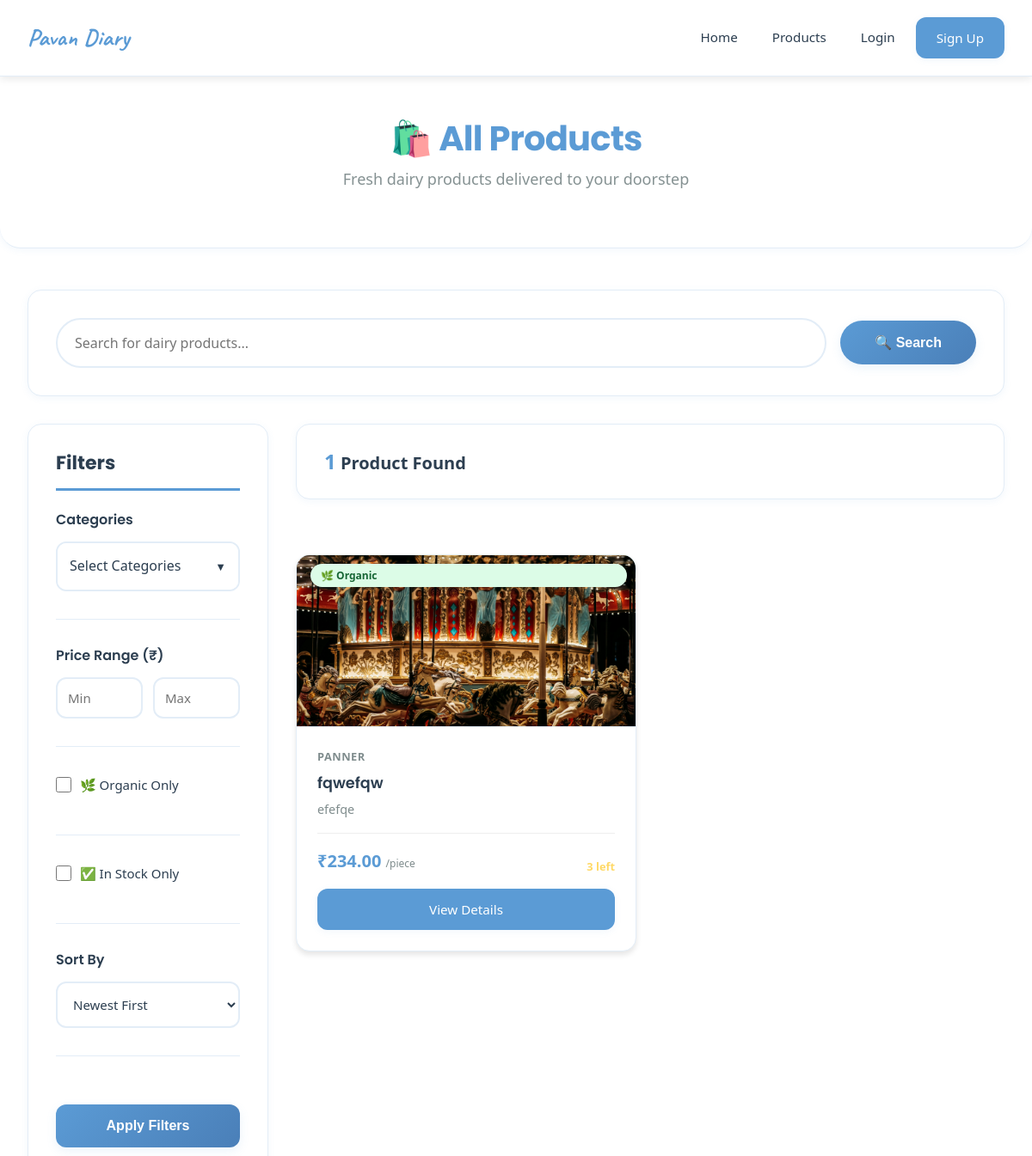
/products/ (upper part), run on an earlier commit of the app's database.
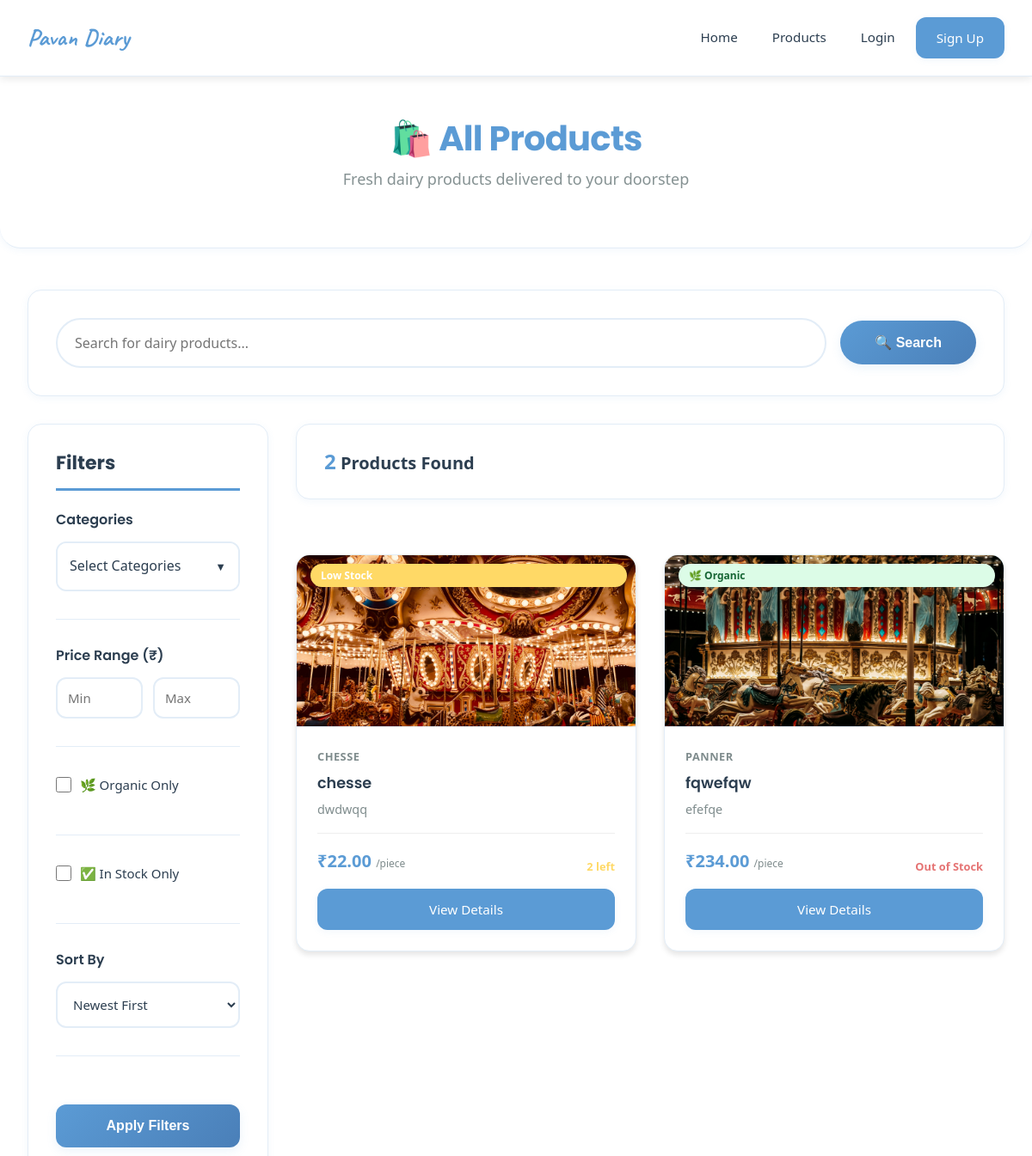
And on a later commit of the database.
### products/models.py (models this page shows, shortened)
class Product(models.Model):
    seller = models.ForeignKey(SellerProfile, on_delete=models.CASCADE, related_name='products')
    category = models.ForeignKey(Category, on_delete=models.SET_NULL, null=True, related_name='products')
    name = models.CharField(max_length=200)
    description = models.TextField()
    price = models.DecimalField(max_digits=10, decimal_places=2, validators=[MinValueValidator(0)])
    stock_quantity = models.IntegerField(default=0, validators=[MinValueValidator(0)])
    unit = models.CharField(max_length=50, default='piece')
    is_organic = models.BooleanField(default=False)
    expiry_days = models.IntegerField(help_text="Days until expiry from production")
    rating = models.DecimalField(max_digits=3, decimal_places=2, default=0.00,
                                validators=[MinValueValidator(0), MaxValueValidator(5)])
    is_active = models.BooleanField(default=True)
    created_at = models.DateTimeField(auto_now_add=True)
    updated_at = models.DateTimeField(auto_now=True)
    class Meta:
        db_table = 'products'
        ordering = ['-created_at']
    @property
    def is_in_stock(self):
        return self.stock_quantity > 0
    @property
    def primary_image(self):
        primary = self.images.filter(is_primary=True).first()
        if primary:
            return primary.image.url
        first_image = self.images.first()
        if first_image:
            return first_image.image.url
        return None

class ProductImage(models.Model):
    product = models.ForeignKey(Product, on_delete=models.CASCADE, related_name='images')
    image = models.ImageField(upload_to='products/')
    is_primary = models.BooleanField(default=False)
    created_at = models.DateTimeField(auto_now_add=True)
    class Meta:
        db_table = 'product_images'

class Category(models.Model):
    name = models.CharField(max_length=100, unique=True)
    description = models.TextField(blank=True)
    image = models.ImageField(upload_to='categories/', null=True, blank=True)
    is_active = models.BooleanField(default=True)
    created_at = models.DateTimeField(auto_now_add=True)
    class Meta:
        db_table = 'categories'
        verbose_name_plural = 'Categories'
        ordering = ['name']

### products/views.py (the view, shortened to what this page needs)
# urls.py: path('products/', views.product_list, name='product_list'),
def product_list(request):
    products = Product.objects.filter(is_active=True).select_related(
        'category', 'seller', 'listing'
    ).prefetch_related('images')
    query = request.GET.get('q', '')
    if query:
        products = products.filter(
            Q(name__icontains=query) |
            Q(description__icontains=query) |
            Q(category__name__icontains=query)
        )
    category_ids = request.GET.getlist('category')
    selected_category_ids = []
    organic = request.GET.get('organic', '')
    if organic == 'true':
        products = products.filter(is_organic=True)
    min_price = request.GET.get('min_price', '')
    max_price = request.GET.get('max_price', '')
    if min_price:
        try:
            min_price_decimal = Decimal(min_price)
            products = products.filter(price__gte=min_price_decimal)
        except (ValueError, TypeError, InvalidOperation):
            min_price = ''
    if max_price:
        try:
            max_price_decimal = Decimal(max_price)
            products = products.filter(price__lte=max_price_decimal)
        except (ValueError, TypeError, InvalidOperation):
            max_price = ''
    in_stock = request.GET.get('in_stock', '')
    if in_stock == 'true':
        products = products.filter(stock_quantity__gt=0)
    sort = request.GET.get('sort', '-created_at')
    valid_sorts = [
        'price', '-price',
        'name', '-name',
        'rating', '-rating',
        'created_at', '-created_at',
        'stock_quantity', '-stock_quantity'
    ]
    if sort in valid_sorts:
        products = products.order_by(sort)
    else:
        products = products.order_by('-created_at')
    categories = Category.objects.filter(is_active=True).annotate(
        product_count=Count('products', filter=Q(products__is_active=True))
    )
    wishlist_product_ids = []
    if request.user.is_authenticated:
        wishlist_product_ids = list(Wishlist.objects.filter(user=request.user).values_list('product_id', flat=True))
    context = {
        'products': products,
        'categories': categories,
        'query': query,
        'selected_categories': selected_category_ids,
        'organic': organic,
        'min_price': min_price,
        'max_price': max_price,
        'in_stock': in_stock,
        'sort': sort,
        'total_products': products.count(),
        'wishlist_product_ids': wishlist_product_ids,
    }
    return render(request, 'products/product_list.html', context)

### cart/context_processors.py (called while the page is built)
def cart_count(request):
    if request.user.is_authenticated:
        from django.db.models import Sum
        result = CartItem.objects.filter(user=request.user).aggregate(total=Sum('quantity'))
        count = result['total'] or 0
    else:
        count = 0
    return {'cart_count': count}

### templates/products/product_list.html (shortened to what the changed rows need)
{% extends 'core/base.html' %}
{% load static %}
{% block extra_css %}
<link rel="stylesheet" href="{% static 'css/pages/product_list.css' %}?v=1">
{% endblock %}
{% block content %}
<div class="page-header">
    <h1>🛍️ All Products</h1>
</div>
<div class="products-layout">
    <div class="products-section">
        <div class="products-header">
            <div class="products-count">
                <strong>{{ products.count }}</strong> Product{{ products.count|pluralize }} Found
            </div>
        </div>
        {% if products %}
        <div class="products-grid">
            {% for product in products %}
            <div class="product-card">
                <div class="product-image">
                    {% if product.primary_image %}
                        <img src="{{ product.primary_image }}" alt="{{ product.name }}" class="product-img-cover">
                    {% else %}
                        <div class="product-img-placeholder">
                            🥛
                        </div>
                    {% endif %}
                    {% if product.is_organic %}
                        <span class="product-badge organic">🌿 Organic</span>
                    {% elif not product.is_in_stock %}
                        <span class="product-badge badge-out-of-stock">Out of Stock</span>
                    {% elif product.stock_quantity < 10 %}
                        <span class="product-badge badge-low-stock">Low Stock</span>
                    {% endif %}
                </div>
                <div class="product-info">
                    <div class="product-category">{{ product.category.name }}</div>
                    <h3 class="product-name">{{ product.name }}</h3>
                    <p class="product-description">{{ product.description|truncatewords:15 }}</p>
                    <div class="product-footer">
                        <div class="product-price">
                            ₹{{ product.price }}
                            <span class="price-unit">/{{ product.unit }}</span>
                        </div>
                        {% if product.is_in_stock %}
                            {% if product.stock_quantity >= 10 %}
                                <div class="status-text-stock">In Stock</div>
                            {% else %}
                                <div class="status-text-warning">{{ product.stock_quantity }} left</div>
                            {% endif %}
                        {% else %}
                            <div class="status-text-danger">Out of Stock</div>
                        {% endif %}
                    </div>
                    <a href="{% url 'product_detail' product.pk %}" class="btn btn-view-details">View Details</a>
                </div>
            </div>
            {% endfor %}
        </div>
        {% endif %}
    </div>
</div>
{% endblock %}

What changed in the data, as far as the page shows it:
added Product: primary_image (picture), is_organic "Low Stock", category.name "CHESSE", name "chesse", description "dwdwqq", price "22.00", unit "piece", stock_quantity "2"
changed Product "fqwefqw": stock_quantity "3" → (not shown); stock_quantity "left" → "Out of Stock"
Also different on the page:
{{ products.count }}: "1" → "2"
